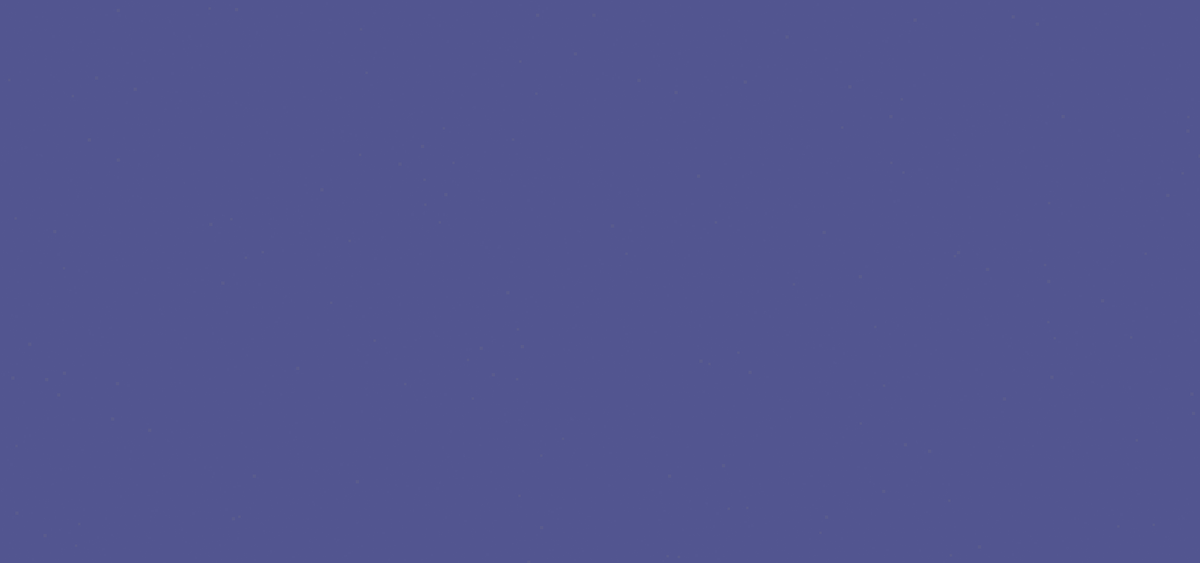
Frame 1 (no input)
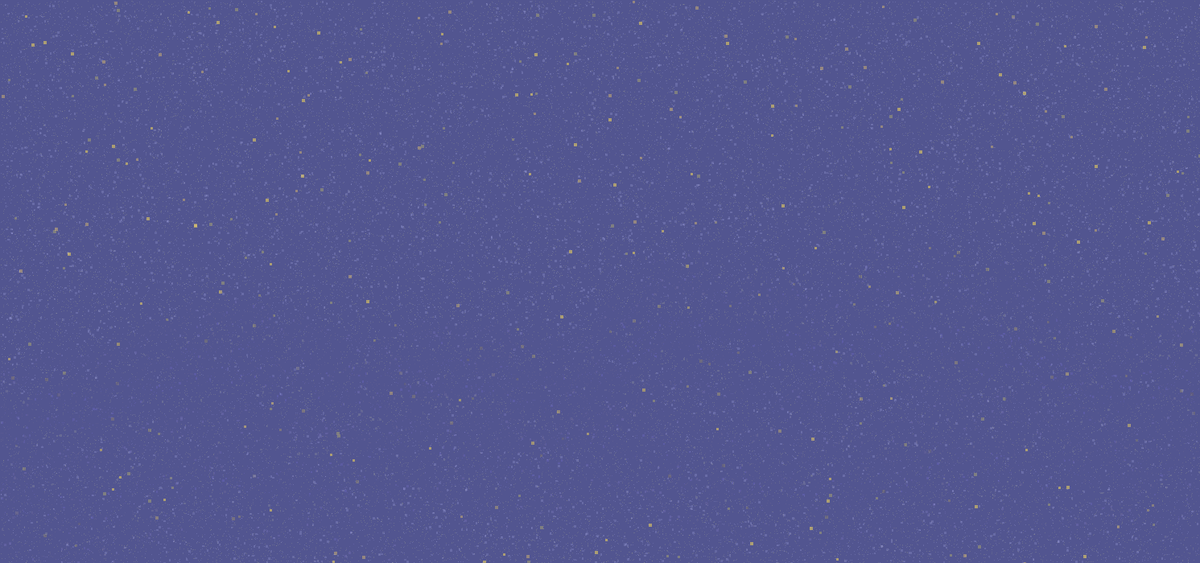
Frame 60 (the mouse pressed at the canvas centre just before this capture)
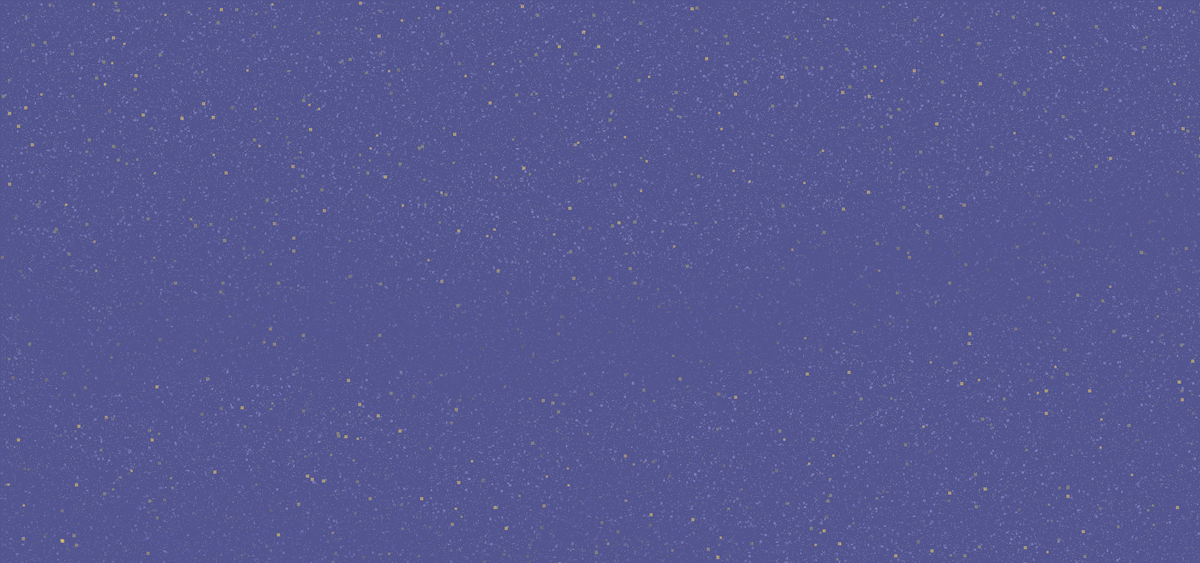
Frame 120 (the mouse held since frame 60 and released just before this capture)

The Processing sketch that drew these frames (run headless with seeded random() and noise(); from frame 60 on, the mouse is pressed at the canvas centre):

// Processing sketch: Background_protoype
// ── Background_protoype.pde
int lineSeed = 9909;

int screenX = 1491;
int screenY = 700;
int startTime = millis();
int timeToReset = 5000;
int timePassed = millis();

void settings() {
  size(screenX, screenY);
}

void setup() {
  background( 82, 85, 144);
}

void refresh() {
  timePassed = millis();
  println(timePassed-startTime);
  if (timePassed - startTime >= timeToReset) {
    lineSeed = (int)random(0, 100000);


    startTime = millis();
  }
  line1();
  line2();
  smallStars();
  bigStars();
  brightStars();
}



void draw() {

  refresh();
  fill( 82, 85, 144, 3);
  rect(0, 0, screenX, screenY);
}


void smallStars() {
  randomSeed(lineSeed);
  int amount = 10;//needs rework
  noStroke();

  for (int i = 1; i <= screenX; i++) {
    for (int j = -amount; j <= amount; j++) {
      fill( 255, 255, 255, (255-(abs(j*25)))/100);
      rect(i, (int)random(1, screenY+1), 1, 1);
    }
  }
}


void bigStars() {
  randomSeed(lineSeed);
  int amount =1;
  noStroke();

  for (int i = 1; i <= screenX; i++) {
    for (int j = 0; j < amount; j++) {
      fill( 255, 255, 255, (255-(abs(j*25)))/100);
      rect(i, (int)random(1, screenY+1), (int)random(2, 4), (int)random(2, 4));
    }
  }
}

void line1() {
  randomSeed(lineSeed);
  int lineWidth = 50;
  int LineRegidity = 5;
  int previousYPos = screenY/2 + (int)random(-(screenY/2), (screenY/2));
  noStroke();
  for (int i = 1; i <= screenX; i++) {
    for (int j = -lineWidth; j <= lineWidth; j++) {
      fill( 82, 85, 144, (255-(abs(j*(255/lineWidth))))/30);
      rect(i, previousYPos+j, 1, 1);
    }
    previousYPos = previousYPos + (int)random(-(lineWidth/LineRegidity), (lineWidth/LineRegidity) );
  }
}
void line2() {
  randomSeed(lineSeed);
  int lineWidth = 100;
  int LineRegidity =15;
  int previousYPos = screenY/2 + (int)random(-(screenY/2), (screenY/2));
  noStroke();
  for (int i = 1; i <= screenX; i++) {
    for (int j = -lineWidth; j <= lineWidth; j++) {
      fill( 82, 85, 144, (255-(abs(j*(255/lineWidth))))/30);
      rect(i, previousYPos+j, 1, 1);
    }
    previousYPos = previousYPos + (int)random(-(lineWidth/LineRegidity), (lineWidth/LineRegidity) );
  }
}

void brightStars(){
  int amount = 10; //Smaller num means less stars
  fill(255,240,75,10);
  randomSeed(lineSeed);
  for(int i = 0; i <= screenX; i++){
    for (int j = 0; j <= screenY; j++){
      int drawChance = (int)random(0,100000);
      if (drawChance <= amount){
       int size = (int)random(3,5);
       rect(i,j, size,size);
      }
    }
  }
}
